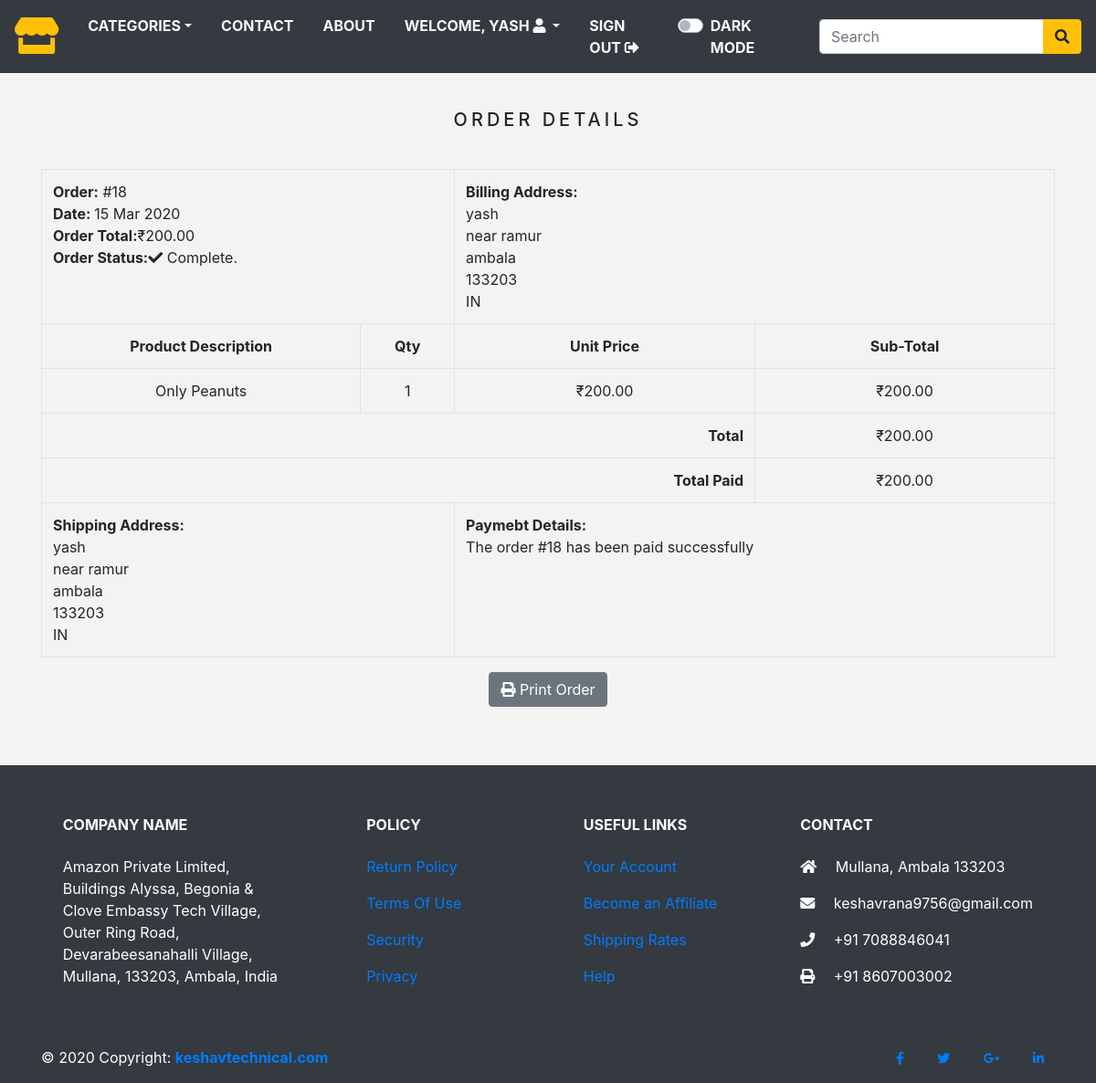
The app's page /order/18 (signed in) with its own data.
### store/models.py (models this page shows, shortened)
class Order(models.Model):
    token = models.CharField(max_length=250, blank=True)
    total = models.DecimalField(max_digits=10, decimal_places=2, verbose_name='INR Order Total')
    emailAddress = models.EmailField(max_length=250, blank=True, verbose_name='Email Address')
    created = models.DateTimeField(auto_now_add=True)
    billingName = models.CharField(max_length=250, blank=True)
    billingAddress1 = models.CharField(max_length=250, blank=True)
    billingCity = models.CharField(max_length=250, blank=True)
    billingPostcode = models.CharField(max_length=250, blank=True)
    billingCountry = models.CharField(max_length=250, blank=True)
    shippingName = models.CharField(max_length=250, blank=True)
    shippingAddress1 = models.CharField(max_length=250, blank=True)
    shippingCity = models.CharField(max_length=250, blank=True)
    shippingPostcode = models.CharField(max_length=250, blank=True)
    shippingCountry = models.CharField(max_length=250, blank=True)
    class Meta:
        db_table = 'Order'
        ordering = ['-created']

class OrderItem(models.Model):
    product = models.CharField(max_length=250)
    quantity = models.IntegerField()
    price = models.DecimalField(max_digits=10, decimal_places=2, verbose_name='INR Price')
    order = models.ForeignKey(Order, on_delete=models.CASCADE)
    class Meta:
        db_table = 'OrderItem'
    def sub_total(self):
        return self.quantity * self.price

### store/views.py (the view)
# urls.py: path('order/<int:order_id>', views.viewOrder, name='order_detail'),
@login_required(redirect_field_name='next', login_url='signin')
def viewOrder(request, order_id):
    if request.user.is_authenticated:
        email = str(request.user.email)
        order = Order.objects.get(id=order_id, emailAddress=email)
        order_items = OrderItem.objects.filter(order=order)
    return render(request, 'order_detail.html', {'order': order, 'order_items': order_items})

### store/context_processors.py (called while the page is built)
def counter(request):
    item_count = 0
    if 'admin' in request.path:
        return {}
    else:
        try:
            cart = Cart.objects.filter(cart_id=_cart_id(request))
            cart_items = CartItem.objects.all().filter(cart=cart[:1])
            for cart_item in cart_items:
                item_count += cart_item.quantity
        except Cart.DoesNotExist:
            item_count = 0
    return dict(item_count=item_count)

def menu_links(request):
    links = Category.objects.all()
    return dict(links=links)

### store/models.py (called while the page is built)
    def get_url(self):
        return reverse('products_by_category', args=[self.slug])

### store/views.py (called while the page is built)
def _cart_id(request):
    cart = request.session.session_key
    if not cart:
        cart = request.session.create()
    return cart

### store/templates/order_detail.html (shortened to what this page needs)
{% extends 'base.html' %}
{% load static %}
{% block content %}
    <div class="container">
    <div class="text-center">
      <br>
      <h1 class="text-center product_title">
        Order Details
      </h1>
      <br>
      <table class="table table-bordered">
        <tr>
          <td class="text-left" colspan="2">
            <b>Order:</b> #{{ order.id }} <br>
            <b>Date: </b>{{ order.created|date:"d M Y" }} <br>
            <b>Order Total:</b>₹{{ order.total }} <br>
            <b>Order Status:</b><i class="fas fa-check"></i> Complete.
          </td>
          <td class="text-left" colspan="2">
            <b>Billing Address: </b> <br>
            {{ order.billingName }} <br>
            {{ order.billingAddress1 }} <br>
            {{ order.billingCity }} <br>
            {{ order.billingPostcode }} <br>
            {{ order.billingCountry }} <br>
          </td>
        </tr>
        <tr>
          <td><b>Product Description</b></td>
          <td><b>Qty</b></td>
          <td><b>Unit Price</b></td>
          <td><b>Sub-Total</b></td>
        </tr>
        {% for item in order_items %}
          <tr>
            <td>{{ item.product }}</td>
            <td>{{ item.quantity }}</td>
            <td>₹{{ item.price }}</td>
            <td>₹{{ item.sub_total }}</td>
          </tr>
        {% endfor %}
        <tr>
          <td class="text-right" colspan="3"><b>Total</b></td>
          <td>₹{{ order.total }}</td>
        </tr>
        <tr>
          <td class="text-right" colspan="3"><b>Total Paid</b></td>
          <td>₹{{ order.total }}</td>
        </tr>
        <tr>
          <td class="text-left" colspan="2">
            <b>Shipping Address:</b> <br>
            {{ order.shippingName }} <br>
            {{ order.shippingAddress1 }} <br>
            {{ order.shippingCity }} <br>
            {{ order.shippingPostcode }} <br>
            {{ order.shippingCountry }} <br>
          </td>
          <td class="text-left" colspan="2">
            <b>Paymebt Details:</b> <br>
            The order #{{ order.id }} has been paid successfully
          </td>
        </tr>
      </table>
      <button class="btn btn-secondary" onclick="window.print();">
        <i class="fas fa-print"></i>
        Print Order
      </button>
    </div>
  </div>
    <br><br>
{% endblock %}

### store/templates/navbar.html (shortened to what this page needs)
<nav class="navbar navbar-expand-md navbar-light bg-dark">
  <a href="/" class="navbar-brand"><i class="fas fa-store text-warning fa-2x"></i></a>
  <div class="collapse navbar-collapse justify-content-between" id="nav">
  <ul class="navbar-nav">
    <li class="nav-item dropdown"><a class="nav-link text-light text-uppercase font-weight-bold px-3 dropdown-toggle"
      href="" data-toggle="dropdown">Categories</a>
    </li>
    <li class="nav-item"><a class="nav-link text-light text-uppercase font-weight-bold px-3" href="{% url 'contact' %}">Contact</a></li>
    <li class="nav-item"><a class="nav-link text-light text-uppercase font-weight-bold px-3" href="{% url 'about' %}">About</a></li>
    {% if request.user.is_authenticated and request.user.first_name %}
      <li class="nav-item dropdown">
        <a class="nav-link text-light text-uppercase font-weight-bold px-3 dropdown-toggle" data-toggle="dropdown">
          Welcome, {{ request.user.first_name }} <i class="fas fa-user circle"></i>
        </a>
      </li>
      <li class="nav-item">
        <a class="nav-link text-light text-uppercase font-weight-bold px-3" href="{% url 'signout' %}">
          Sign Out <i class="fas fa-sign-out-alt"></i>
        </a>
      </li>
{% endif %}
<li class="nav-item">
<a class="nav-link text-light text-uppercase font-weight-bold px-3">
</head>
  <div class="custom-control custom-switch">
  <label class="custom-control-label" for="darkSwitch">Dark Mode</label>
  </div>
  </div>
  <form class="form-inline ml-3" action="", method="GET">
    <div class="input-group">
      <input type="text" name="title" class="form-control" placeholder="Search">
      <div class="input-group-append">
        <button type="submit" class="btn btn-warning"><i class="fas fa-search"></i></button>
      </div>
    </div>
  </form>
</nav>

### store/static/css/base.css (style rules this page uses)
body { background: #f3f3f3; }
.product_title { font-size: 20px; text-transform: uppercase; letter-spacing: .2em; padding-top: 15px; padding-bottom: 10px; }

### records on screen
Order: id "18", created "15 Mar 2020", total "200.00", billingName "yash", billingAddress1 "near ramur", billingCity "ambala", billingPostcode "133203", billingCountry "IN", shippingName "yash", shippingAddress1 "near ramur", shippingCity "ambala", shippingPostcode "133203", shippingCountry "IN"
OrderItem: product "Only Peanuts", quantity "1", price "200.00", sub_total "200.00"

### other values on screen
{{ request.user.first_name }} "YASH"
